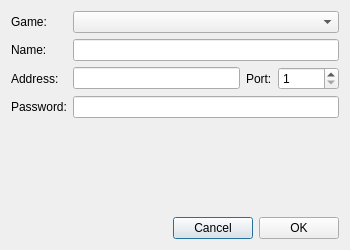
<?xml version="1.0" encoding="UTF-8"?>
<ui version="4.0">
 <class>ServerEditDialog</class>
 <widget class="QDialog" name="ServerEditDialog">
  <property name="geometry">
   <rect>
    <x>0</x>
    <y>0</y>
    <width>350</width>
    <height>250</height>
   </rect>
  </property>
  <property name="minimumSize">
   <size>
    <width>350</width>
    <height>250</height>
   </size>
  </property>
  <property name="maximumSize">
   <size>
    <width>350</width>
    <height>250</height>
   </size>
  </property>
  <property name="contextMenuPolicy">
   <enum>Qt::NoContextMenu</enum>
  </property>
  <property name="layoutDirection">
   <enum>Qt::LeftToRight</enum>
  </property>
  <property name="autoFillBackground">
   <bool>false</bool>
  </property>
  <property name="styleSheet">
   <string notr="true"/>
  </property>
  <layout class="QGridLayout" name="gridLayout">
   <item row="0" column="1">
    <widget class="QComboBox" name="comboBox_sed_game"/>
   </item>
   <item row="2" column="0">
    <widget class="QLabel" name="label_sed_host">
     <property name="text">
      <string>Address:</string>
     </property>
     <property name="textFormat">
      <enum>Qt::AutoText</enum>
     </property>
    </widget>
   </item>
   <item row="1" column="0">
    <widget class="QLabel" name="label_sed_name">
     <property name="text">
      <string>Name:</string>
     </property>
    </widget>
   </item>
   <item row="5" column="0" colspan="2">
    <layout class="QHBoxLayout" name="horizontalLayout">
     <item>
      <spacer name="horizontalSpacer">
       <property name="orientation">
        <enum>Qt::Horizontal</enum>
       </property>
       <property name="sizeHint" stdset="0">
        <size>
         <width>40</width>
         <height>20</height>
        </size>
       </property>
      </spacer>
     </item>
     <item>
      <widget class="QPushButton" name="pushButton_sed_cancel">
       <property name="text">
        <string>Cancel</string>
       </property>
      </widget>
     </item>
     <item>
      <widget class="QPushButton" name="pushButton_sed_ok">
       <property name="text">
        <string>OK</string>
       </property>
      </widget>
     </item>
    </layout>
   </item>
   <item row="1" column="1">
    <widget class="QLineEdit" name="lineEdit_sed_name">
     <property name="text">
      <string/>
     </property>
    </widget>
   </item>
   <item row="0" column="0">
    <widget class="QLabel" name="label_sed_game">
     <property name="text">
      <string>Game:</string>
     </property>
    </widget>
   </item>
   <item row="3" column="0">
    <widget class="QLabel" name="label_sed_password">
     <property name="text">
      <string>Password:</string>
     </property>
    </widget>
   </item>
   <item row="3" column="1">
    <widget class="QLineEdit" name="lineEdit_sed_password">
     <property name="text">
      <string/>
     </property>
     <property name="echoMode">
      <enum>QLineEdit::Normal</enum>
     </property>
    </widget>
   </item>
   <item row="2" column="1">
    <layout class="QHBoxLayout" name="horizontalLayout_2">
     <item>
      <widget class="QLineEdit" name="lineEdit_sed_host">
       <property name="text">
        <string/>
       </property>
       <property name="frame">
        <bool>true</bool>
       </property>
      </widget>
     </item>
     <item>
      <widget class="QLabel" name="label_sed_port">
       <property name="text">
        <string>Port:</string>
       </property>
      </widget>
     </item>
     <item>
      <widget class="QSpinBox" name="spinBox_sed_port">
       <property name="minimum">
        <number>1</number>
       </property>
       <property name="maximum">
        <number>65535</number>
       </property>
      </widget>
     </item>
    </layout>
   </item>
   <item row="4" column="0" colspan="2">
    <spacer name="verticalSpacer">
     <property name="orientation">
      <enum>Qt::Vertical</enum>
     </property>
     <property name="sizeHint" stdset="0">
      <size>
       <width>20</width>
       <height>40</height>
      </size>
     </property>
    </spacer>
   </item>
  </layout>
 </widget>
 <tabstops>
  <tabstop>pushButton_sed_ok</tabstop>
  <tabstop>pushButton_sed_cancel</tabstop>
  <tabstop>comboBox_sed_game</tabstop>
  <tabstop>lineEdit_sed_name</tabstop>
 </tabstops>
 <resources/>
 <connections/>
</ui>
